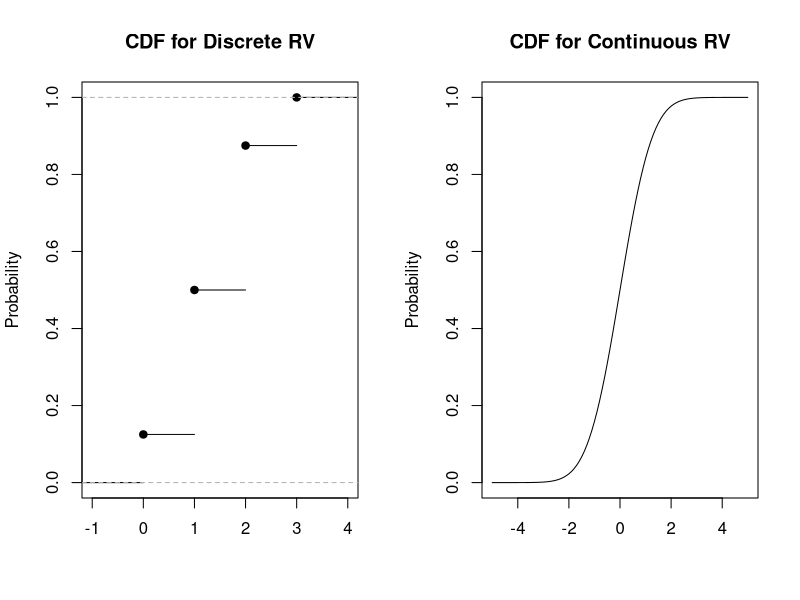
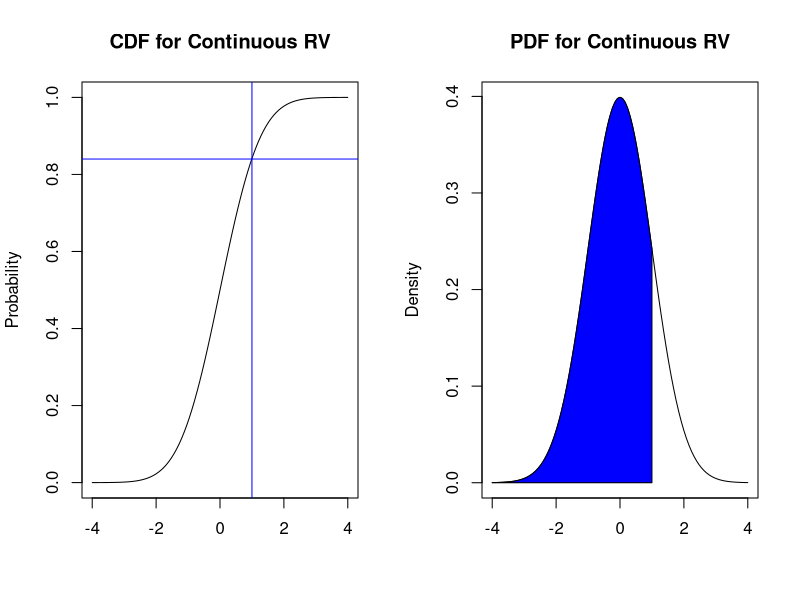
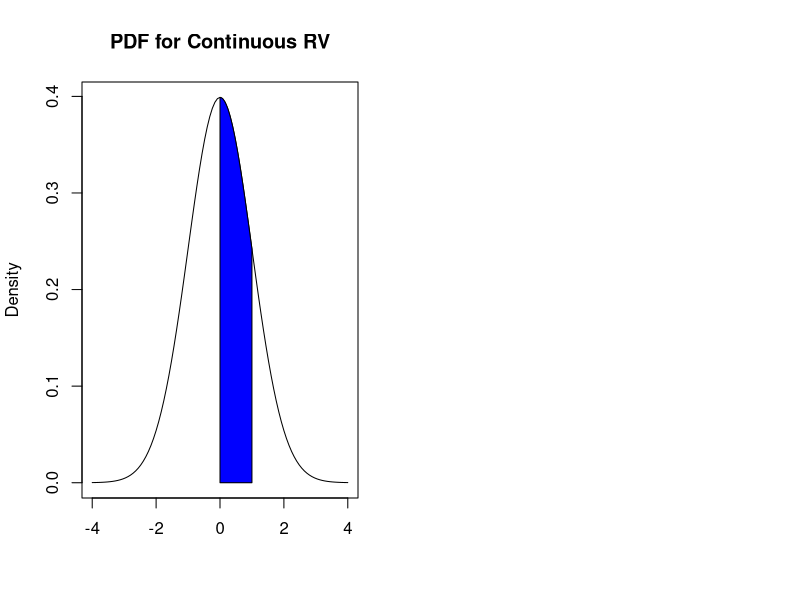
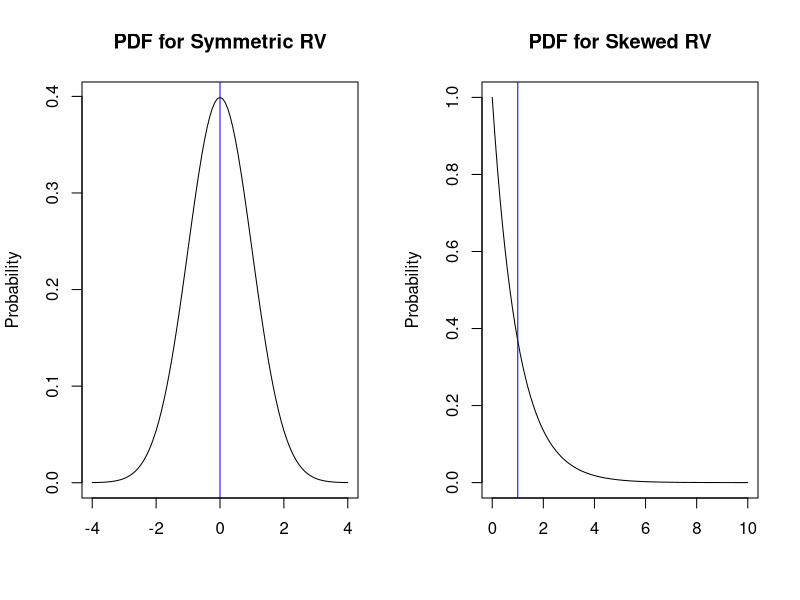
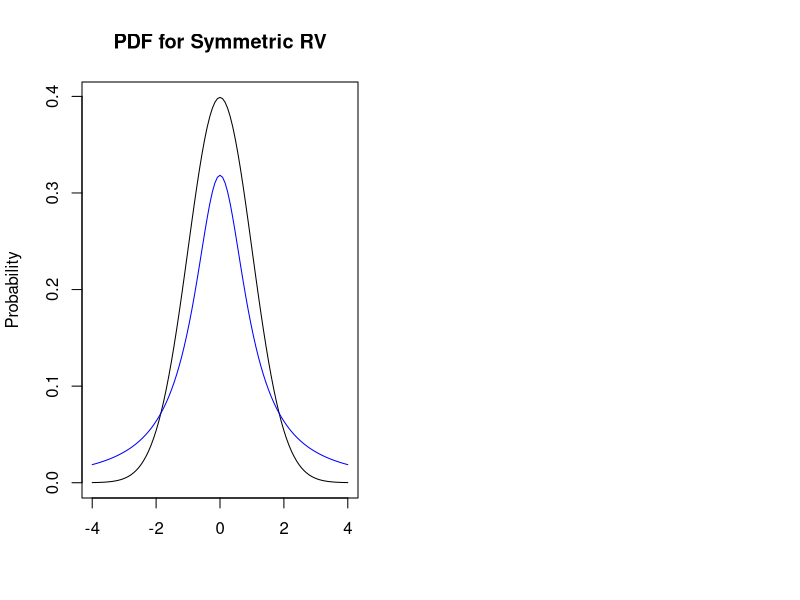

These figures' R source, in order:
## ---- chunk 1
rm(list = ls())
## ---- chunk 2
y<-c(0,1,1,1,2,2,2,3)
## create plot of CDF vs each value in support
par(mfrow=c(1,2))
plot(ecdf(y) , main = "CDF for Discrete RV", xlab="", ylab="Probability")

curve(pnorm, from = -5, to = 5, main = "CDF for Continuous RV", ylab="Probability", xlab="")
## ---- chunk 3
par(mfrow=c(1,2))
curve(pnorm, from = -4, to = 4, main = "CDF for Continuous RV", ylab="Probability", xlab="")
abline(h=0.84, col="blue")
abline(v=1, col="blue")

curve(dnorm, from = -4, to = 4, main = "PDF for Continuous RV", ylab="Density", xlab="")

colorArea <- function(from, to, density, ..., col="blue", dens=NULL){
    y_seq <- seq(from, to, length.out=500)
    d <- c(0, density(y_seq, ...), 0)
    polygon(c(from, y_seq, to), d, col=col, density=dens)
}

colorArea(from=-4, to=1, dnorm)
## ---- chunk 4
curve(dnorm, from = -4, to = 4, main = "PDF for Continuous RV", ylab="Density", xlab="")

colorArea <- function(from, to, density, ..., col="blue", dens=NULL){
    y_seq <- seq(from, to, length.out=500)
    d <- c(0, density(y_seq, ...), 0)
    polygon(c(from, y_seq, to), d, col=col, density=dens)
}

colorArea(from=-0, to=1, dnorm)
## ---- chunk 5
par(mfrow=c(1,2))
curve(dnorm, from = -4, to = 4, main = "PDF for Symmetric RV", ylab="Probability", xlab="")
abline(v=0, col="blue")

curve(dexp, from = 0, to = 10, main = "PDF for Skewed RV", ylab="Probability", xlab="")
abline(v=1, col="blue")
## ---- chunk 6
x_values <- seq(-4, 4, length = 100)

# Plot the standard normal distribution
curve(dnorm, from = -4, to = 4, main = "PDF for Symmetric RV", ylab="Probability", xlab="")

# Add the t-distribution with 10 degrees of freedom
curve(dt(x,df=1), from = -4, to = 4, add=TRUE, col="blue")
